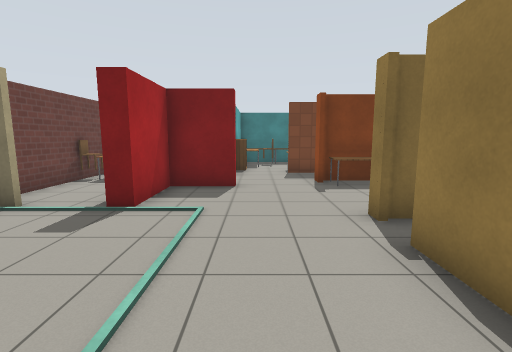
view 1 (above)

24 first-person views from a walk through a robot-simulator world made for Gazebo. The camera is 1.3 m above the floor, tilts 8° down and sees 85° across. The floor is counted in squares, 1 m on a side. Each view is taken from the middle of a square. On the plan, view 1 faces up. The plan holds only what a view shows up to about 13 squares ahead; the rest is blank. Gazebo's built-in surfaces are drawn with simple patterns. Simple shapes stand in for some stock models.

view 2
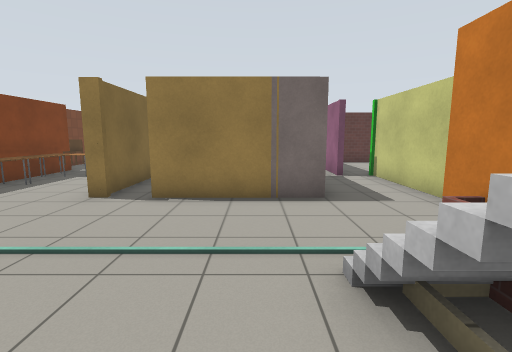

view 3
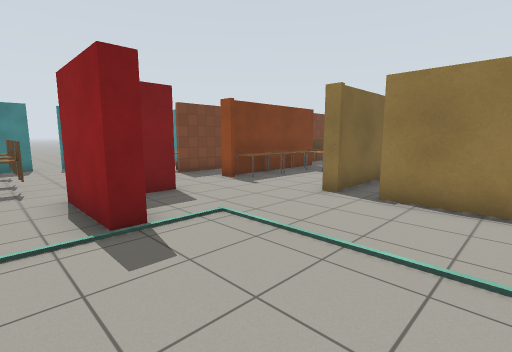

view 4
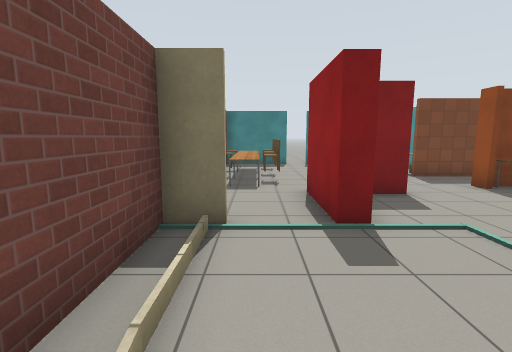

view 5
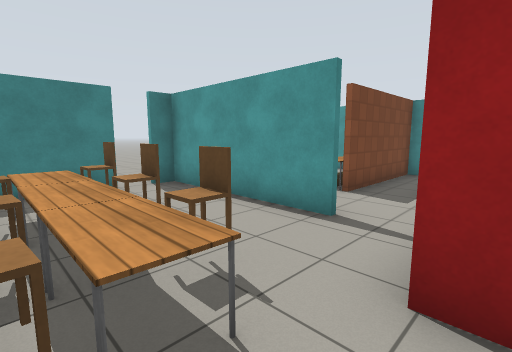

view 6
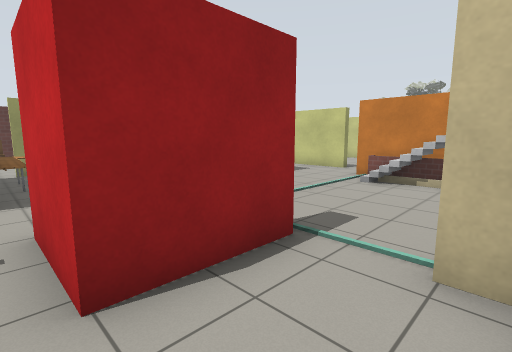

view 7
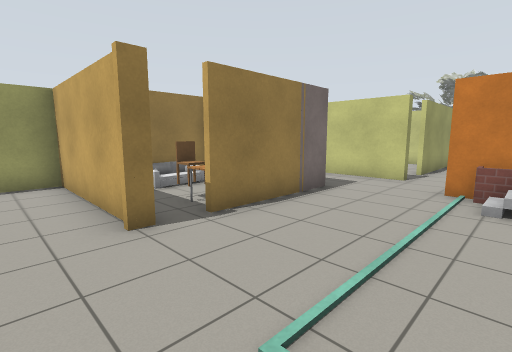

view 8
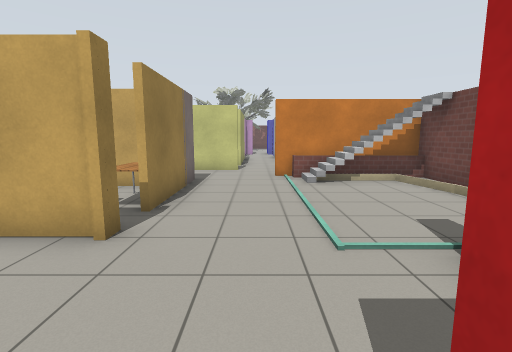

view 9
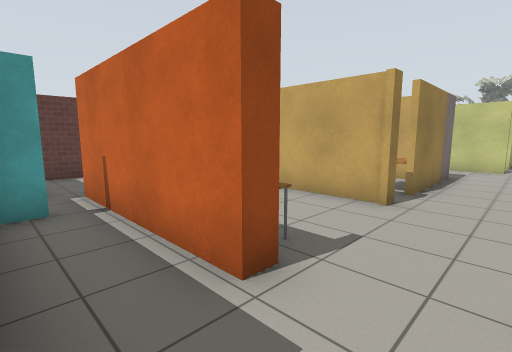

view 10
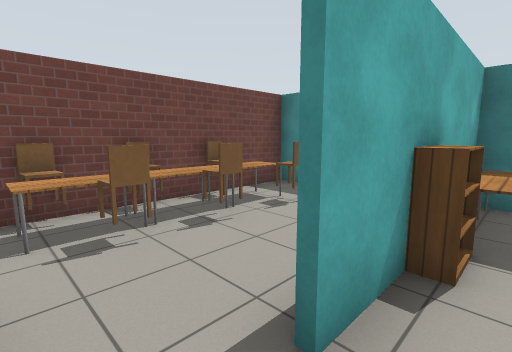

view 11
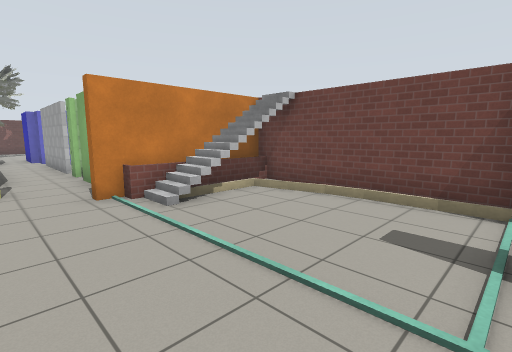

view 12
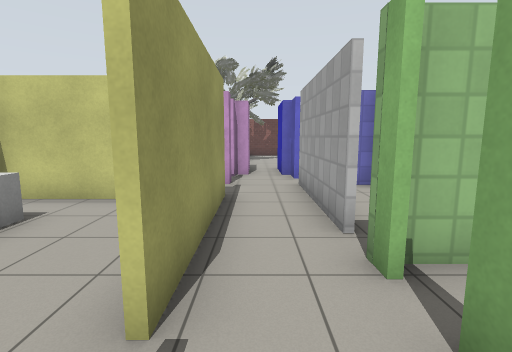

view 13
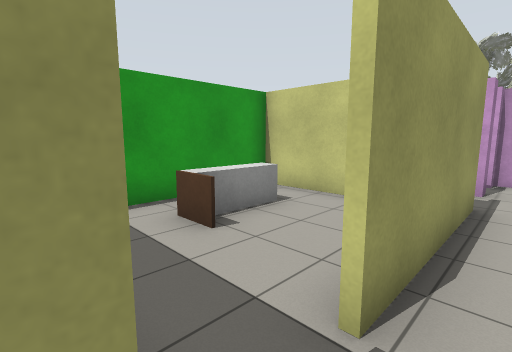

view 14
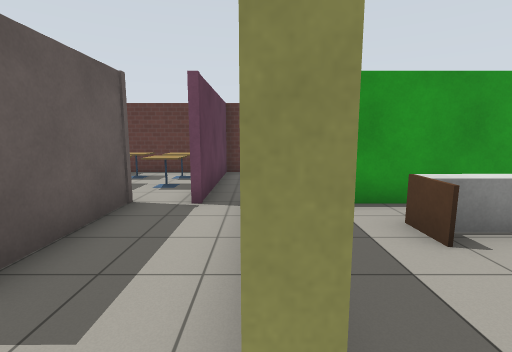

view 15
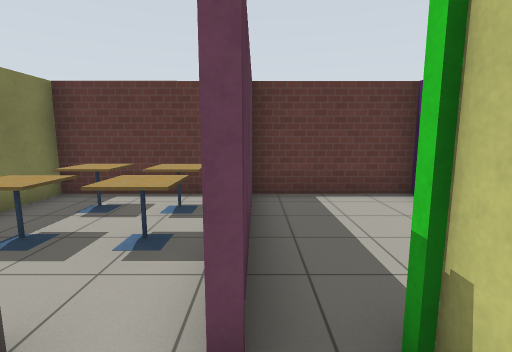

view 16
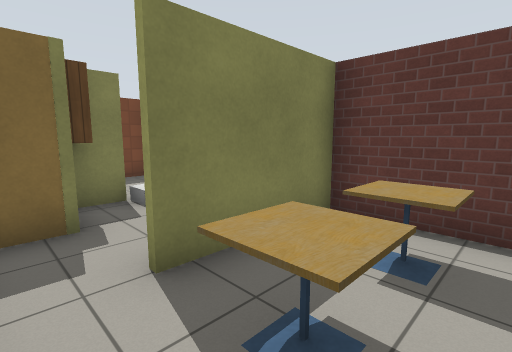

view 17
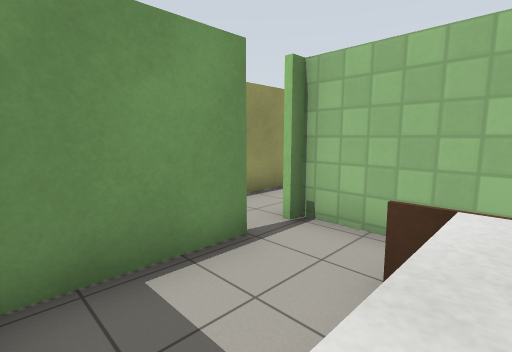

view 18
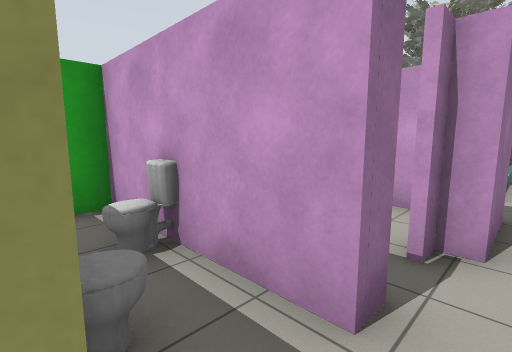

view 19
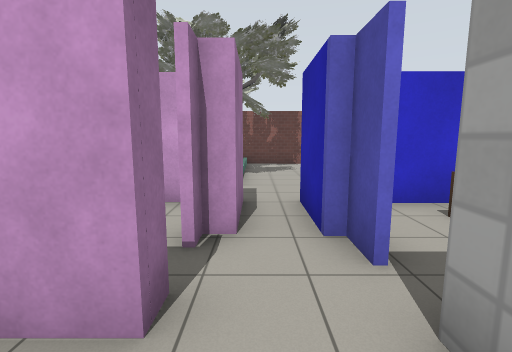

view 20
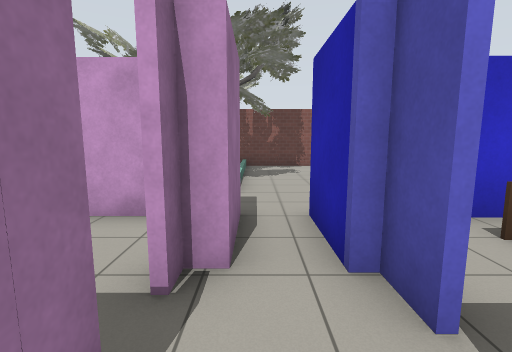

view 21
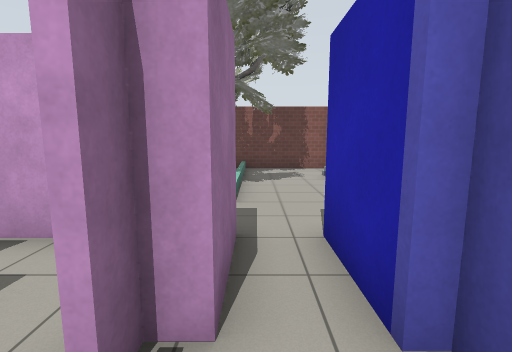

view 22
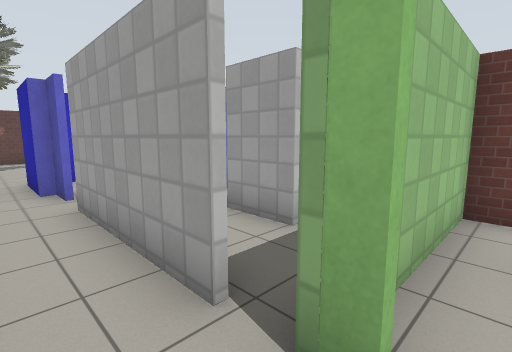

view 23
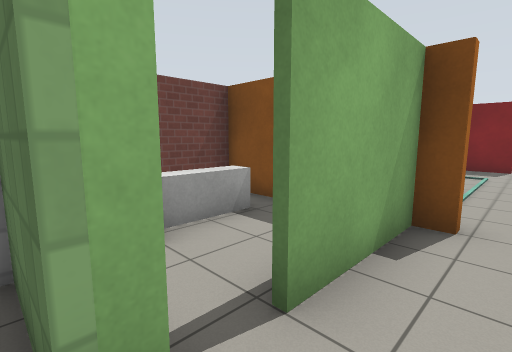

view 24
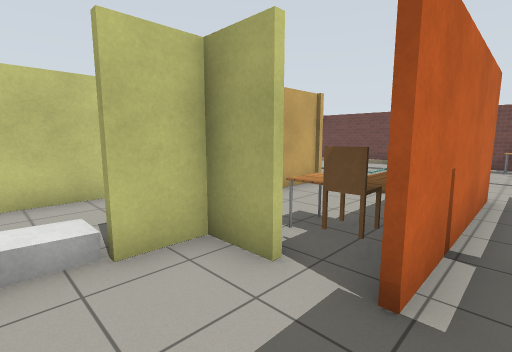

### Floor plan
Points are (right, up) in squares from view 1. A wall is a line through its corners. A room is listed if a view was taken in it or the views show most of it. See-through windows are left out.
Room 1 (views 1, 2, 3, 4, 7, 8, 10, 11, 12, 13, 14, 15)
walls: (1.9, 4.3) (1.9, 4.5) (6.7, 4.5) (6.7, 7.2); (1.9, 0.5) (1.9, 3.3); (-0.5, 7.3) (-2.3, 7.3) (-2.3, 5.1) (-2.8, 5.1); (1.9, 7.9) (1.9, 8.4) (2.7, 8.4); (2.5, 8.2) (2, 8.2); (-1.2, -0.9) (-1.2, -3.5); (4.4, 8.4) (7, 8.4); (5.5, -0.5) (2.5, -0.5); (-5.4, 5.5) (-5.4, 0.5); (5.4, 9.2) (5.4, 10.1); (5.2, -1.8) (7.1, -1.8); (7, 8.2) (4.4, 8.2); (8.1, 5.8) (7.1, 5.8); (0.7, -3.4) (0.7, -3) (5.6, -3); (5.6, 10.1) (1.1, 10.1); (-5.3, -1.3) (-0.6, -1.3); (10.3, -1.9) (5.2, -1.9)
low walls: (-4.7, 4.9) (-4.7, 2.5); (-4.7, 2.6) (-4.6, 1.6); (-2.3, -0.9) (-1.2, -0.9); (-4.6, 1.7) (-4.3, 0.2)
ways out: opening at (-4, 6.5) to room 2; opening at (-0.5, 8.5) to room 2; opening at (6, -1) to room 3; opening at (0, -3) to room 5; opening at (7, 9) to room 6
objects: stairs (-2, 0); table (2, 2) to (3, 2); table (3, 8); table (4, 7) to (4, 8); table (5, 7); chair (6, 7) to (6, 8)
Room 2 (views 5, 6, 9)
walls: (-0.9, 9.2) (-0.9, 13.5); (-0.9, 11.5) (-0.9, 9.3); (-5.4, 8.5) (-5.4, 5.5); (-2.5, 14.4) (-5.4, 14.4) (-5.4, 12.6); (-2.8, 5.1) (-2.8, 7.6) (-0.5, 7.6); (-5, 5.2) (-4.4, 5.2)
ways out: opening at (-4, 6.5) to room 1; opening at (-0.5, 8.5) to room 1; opening at (-2, 14); opening at (0.5, 11)
objects: chair (-5, 9); chair (-5, 10); table (-5, 10) to (-4, 11); chair (-5, 12); table (-4, 8); chair (-4, 9); chair (-4, 11); chair (-4, 12); bookshelf (-1, 11); bookshelf (0, 11); other object (1, 11) to (2, 11)
Room 3 (view 16)
walls: (10.3, -0.8) (10.3, 2.5) (7, 2.5)
ways out: opening at (6, -1) to room 1; opening at (6, 2) to room 8
objects: cafe table (7, -1) to (8, 0); cafe table (7, 0) to (8, 1); cafe table (8, -1) to (9, -1); cafe table (9, 0) to (9, 1)
Room 4 (view 17)
walls: (-3.9, -1.6) (-5.4, -1.6) (-5.4, -3.4); (-1.3, -4.5) (-1.3, -2); (-5.4, -5.1) (-5.4, -5.7) (-1.1, -5.7)
ways out: opening at (-1, -5) to room 5
objects: bed (-4, -5) to (-4, -3)
Room 5 (views 18, 19, 20, 21, 22, 23)
walls: (0.7, -9.2) (0.7, -4.6); (-1.2, -6.6) (-1.2, -10.8); (-1.2, -5.4) (-1.2, -5.9); (0.7, -11.2) (0.7, -10.7); (-1.2, -11.6) (-1.2, -12.6); (0.3, -12.6) (0.7, -12.6) (0.7, -12.1); (-1.2, -3.5) (-1.2, -4.5)
ways out: opening at (0, -3) to room 1; opening at (-1, -5) to room 4; opening at (1, -4) to room 7; opening at (1, -10) to room 9
Room 6 (view 24)
walls: (6.9, 7.3) (6.9, 6) (8.1, 6); (10, 9.3) (8.4, 9.3); (10.3, 6.8) (10.3, 8.7)
ways out: opening at (7, 9) to room 1
Room 7 (no view inside)
walls: (2.9, -8.7) (5.4, -8.7) (5.4, -4.9)
ways out: opening at (1, -4) to room 5
objects: bed (3, -7) to (4, -5)
Room 8 (no view inside)
walls: (4.9, 4.3) (1.9, 4.3); (2.8, 0.7) (3.8, 0.7); (7, 4.3) (6, 4.3)
ways out: opening at (6, 2) to room 3
objects: chair (3, 3); sofa (5, 2) to (5, 3)
Room 9 (no view inside)
walls: (0.7, -10.7) (5.4, -10.7)
ways out: opening at (1, -10) to room 5
objects: toilet (2, -9); toilet (3, -10)

Where each view was taken, in squares from view 1:
view 1: 0 up, 0 right, facing up
view 2: 1 up, 4 left, facing right
view 3: 1 up, 4 left, facing up-right
view 4: 1 up, 4 left, facing up
view 5: 7 up, 5 left, facing up-right
view 6: 8 up, 5 left, facing down-right
view 7: 6 up, 2 left, facing down-right
view 8: 8 up, 0 right, facing down
view 9: 10 up, 0 right, facing down-right
view 10: 8 up, 0 right, facing up-left
view 11: 5 up, 1 right, facing down-left
view 12: 3 down, 0 right, facing down
view 13: 3 down, 0 right, facing down-right
view 14: 3 down, 0 right, facing right
view 15: 2 down, 4 right, facing right
view 16: 0 up, 6 right, facing up-right
view 17: 2 down, 4 left, facing down-right
view 18: 9 down, 0 right, facing down-right
view 19: 9 down, 0 right, facing down
view 20: 10 down, 0 right, facing down
view 21: 11 down, 0 right, facing down
view 22: 5 down, 0 right, facing down-left
view 23: 6 down, 0 right, facing up-left
view 24: 9 up, 9 right, facing down-left
